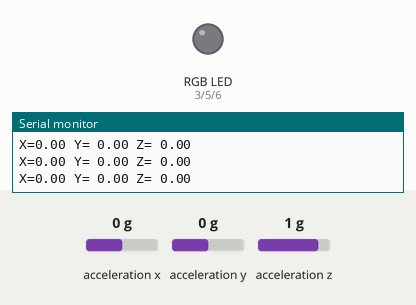
A sketch run on a simulated Arduino Uno, built with avr-gcc and run on an emulated ATmega328P. On the bench: an RGB LED mixed from three pins (HIGH = lit), the last lines printed to the serial monitor. Wiring (inferred from the names in the program): ADXL345 accelerometer at I2C address 0x53. Inputs (shaded band) come from the test bench; at power-on: acceleration x 0 g, acceleration y 0 g, acceleration z 1 g.

Above: at 1.2 s.
1.3 s: acceleration x set to -1.4 g
At 2.0 s:
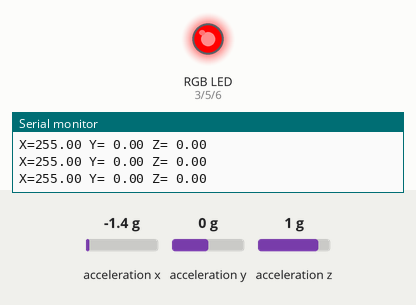
2.9 s: acceleration y set to -1.4 g
At 3.5 s:
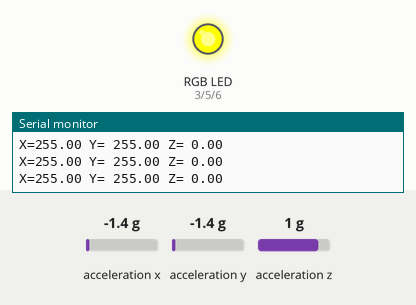
4.4 s: acceleration z set to -0.8 g
At 5.1 s:
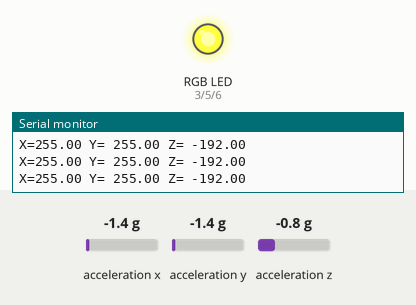
6.0 s: acceleration x set to 0 g
At 6.7 s:
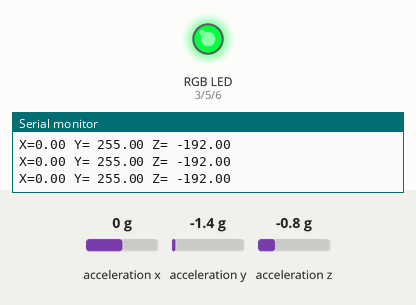
7.5 s: acceleration z set to -1.4 g
At 8.3 s:
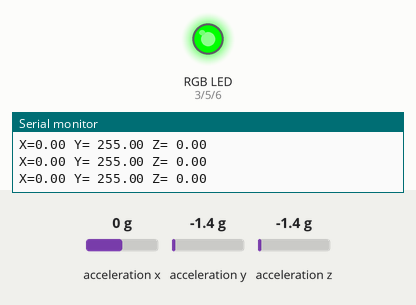
Timing chart, 0 to 10.1 s (numbered marks = the images above; inputs shaded):
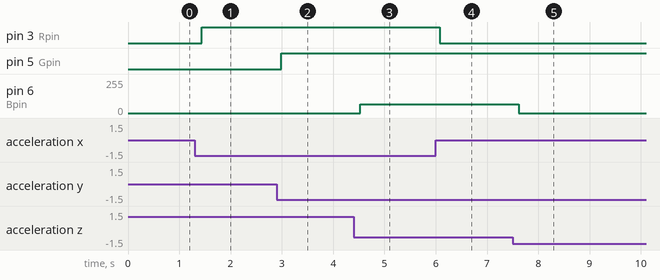

The sketch:

main-biansexiaodeng.ino
```cpp
#include "ADXL345.h"//引用库
int Xg, tempx;
int Yg, tempy;
int Zg, tempz;
int Rpin = 3;
int Gpin = 5;
int Bpin = 6;
double Xbase, Ybase, Zbase;
int X_out,Y_out,Z_out;
void setup() {
  Serial.begin(9600);
  ADXL345_init();//引用库函数，初始化传感器
  pinMode(Rpin, OUTPUT);
  pinMode(Gpin, OUTPUT);
  pinMode(Bpin, OUTPUT);
  tempx = abs((int)X_out) < 10 ? 0 : abs((int)X_out) - 10; //传感器输出值处理
  tempy = abs((int)Y_out) < 10 ? 0 : abs((int)Y_out) - 10;
  tempz = abs((int)Z_out + 260) < 10 ? 0 : abs((int)Z_out + 250);
  ADXL345_update();//引用库函数，更新数据
  Xbase = constrain(map(tempx, 0, 100, 0, 255), 0, 255);//将传感器输出的x方向加速度值映射到LED灯的亮度值
  Ybase = constrain(map(tempy, 0, 100, 0, 255), 0, 255);
  Zbase = constrain(map(tempz, 0, 100, 0, 255), 0, 255);
}

void loop() {
  ADXL345_update();//引用库函数，更新数据
  tempx = abs((int)X_out) < 10 ? 0 : abs((int)X_out) - 10; //传感器输出值处理
  tempy = abs((int)Y_out) < 10 ? 0 : abs((int)Y_out) - 10;
  tempz = abs((int)Z_out + 260) < 10 ? 0 : abs((int)Z_out + 230);
  Xg = constrain(map(tempx, 0, 100, 0, 255), 0, 255);//将传感器输出的x方向加速度值映射到LED灯的亮度值
  Yg = constrain(map(tempy, 0, 100, 0, 255), 0, 255);
  Zg = constrain(map(tempz, 0, 100, 0, 255), 0, 255);
  Serial.print("X=" );
  Serial.print(Xg - Xbase);//输出x方向的加速度变化值
  Serial.print(" ");
  Serial.print("Y= ");
  Serial.print(Yg - Ybase);
  Serial.print(" ");
  Serial.print("Z= ");
  Serial.print(Zg - Zbase);
  Serial.println(" ");
  analogWrite(Rpin, Xg - Xbase);
  analogWrite(Gpin, Yg - Ybase);
  analogWrite(Bpin, Zg - Zbase);
  delay(50);
}
```

Measured:
- after the input at 1.3 s, pin 3 (Rpin): LOW → HIGH after 0.14 s
- after the input at 2.9 s, pin 5 (Gpin): LOW → HIGH after 0.09 s
- after the input at 4.4 s, pin 6 (Bpin): 0/255 → 64/255 after 0.13 s
- after the input at 6.0 s, pin 3 (Rpin): HIGH → LOW after 0.08 s
- after the input at 7.5 s, pin 6 (Bpin): 64/255 → 0/255 after 0.12 s
